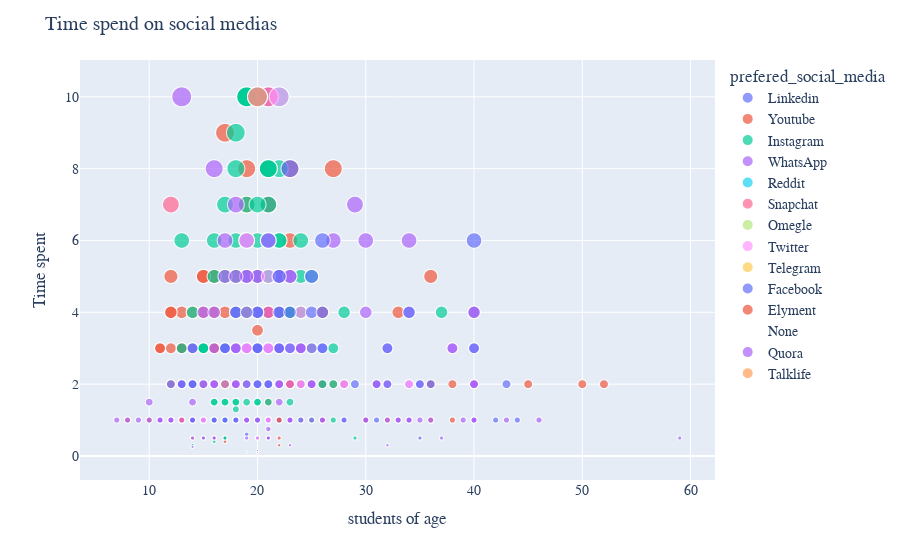

The cell this chart's notebook holds for it:
### Markdown cell above
### Time spend on social media by students:

### Code cell
fig = px.scatter(survey_df, x = 'age', y = 'time_social_media', size = 'time_social_media', color='prefered_social_media')
fig.update_layout(title = 'Time spend on social medias',
                 xaxis_title = 'students of age',
                 yaxis_title = 'Time spent',
                 font = dict(family = 'Droid Serif', size = 14))
fig.show()

### Figure 1 — Plotly figure (JSON) as saved in the notebook; plotly's stock layout.template omitted (floating-point values rounded to 4 significant figures; data arrays with more than 128 entries replaced by an {"elided": "..."} marker saying what was removed)
{"data": [{"hovertemplate": "prefered_social_media=Linkedin<br>age=%{x}<br>time_social_media=%{marker.size}<extra></extra>", "legendgroup": "Linkedin", "marker": {"color": "#636efa", "size": [3, 2, 2, 1, 5, 2, 2, 2, 1, 1, 7, 0.15, 1, 2, 1, 2, 4, 4, 2, 2, 1, 2, 0.5, 3, 0.6, 2, 1, 3, 2, 4, 2, 1, 1, 2, 1, 2, 4, 1, 2, 1, 0, 2, 1, 1, 3, 1, 1, 1, 1, 1, 2, 2, 4, 2, 3, 6, 2, 2, 3, 2, 3], "sizemode": "area", "sizeref": 0.025, "symbol": "circle"}, "mode": "markers", "name": "Linkedin", "showlegend": true, "type": "scattergl", "x": [21, 20, 20, 21, 20, 31, 22, 22, 18, 21, 21, 20, 23, 18, 20, 20, 20, 23, 22, 20, 34, 20, 21, 18, 19, 22, 20, 23, 23, 20, 22, 19, 20, 21, 20, 25, 21, 21, 24, 21, 20, 21, 23, 19, 23, 22, 22, 21, 24, 21, 20, 31, 24, 21, 26, 40, 23, 26, 23, 29, 22], "xaxis": "x", "y": [3, 2, 2, 1, 5, 2, 2, 2, 1, 1, 7, 0.15, 1, 2, 1, 2, 4, 4, 2, 2, 1, 2, 0.5, 3, 0.6, 2, 1, 3, 2, 4, 2, 1, 1, 2, 1, 2, 4, 1, 2, 1, 0, 2, 1, 1, 3, 1, 1, 1, 1, 1, 2, 2, 4, 2, 3, 6, 2, 2, 3, 2, 3], "yaxis": "y"}, {"hovertemplate": "prefered_social_media=Youtube<br>age=%{x}<br>time_social_media=%{marker.size}<extra></extra>", "legendgroup": "Youtube", "marker": {"color": "#EF553B", "size": {"elided": "314 float values"}, "sizemode": "area", "sizeref": 0.025, "symbol": "circle"}, "mode": "markers", "name": "Youtube", "showlegend": true, "type": "scattergl", "x": {"elided": "314 int values"}, "xaxis": "x", "y": {"elided": "314 float values"}, "yaxis": "y"}, {"hovertemplate": "prefered_social_media=Instagram<br>age=%{x}<br>time_social_media=%{marker.size}<extra></extra>", "legendgroup": "Instagram", "marker": {"color": "#00cc96", "size": {"elided": "352 float values"}, "sizemode": "area", "sizeref": 0.025, "symbol": "circle"}, "mode": "markers", "name": "Instagram", "showlegend": true, "type": "scattergl", "x": {"elided": "352 int values"}, "xaxis": "x", "y": {"elided": "352 float values"}, "yaxis": "y"}, {"hovertemplate": "prefered_social_media=WhatsApp<br>age=%{x}<br>time_social_media=%{marker.size}<extra></extra>", "legendgroup": "WhatsApp", "marker": {"color": "#ab63fa", "size": {"elided": "337 float values"}, "sizemode": "area", "sizeref": 0.025, "symbol": "circle"}, "mode": "markers", "name": "WhatsApp", "showlegend": true, "type": "scattergl", "x": {"elided": "337 int values"}, "xaxis": "x", "y": {"elided": "337 float values"}, "yaxis": "y"}, {"hovertemplate": "prefered_social_media=Reddit<br>age=%{x}<br>time_social_media=%{marker.size}<extra></extra>", "legendgroup": "Reddit", "marker": {"color": "#19d3f3", "size": [2, 2, 2, 1, 1], "sizemode": "area", "sizeref": 0.025, "symbol": "circle"}, "mode": "markers", "name": "Reddit", "showlegend": true, "type": "scattergl", "x": [20, 20, 17, 20, 17], "xaxis": "x", "y": [2, 2, 2, 1, 1], "yaxis": "y"}, {"hovertemplate": "prefered_social_media=Snapchat<br>age=%{x}<br>time_social_media=%{marker.size}<extra></extra>", "legendgroup": "Snapchat", "marker": {"color": "#FF6692", "size": [2, 2, 2, 10, 1, 4, 2, 7], "sizemode": "area", "sizeref": 0.025, "symbol": "circle"}, "mode": "markers", "name": "Snapchat", "showlegend": true, "type": "scattergl", "x": [23, 19, 20, 21, 13, 21, 17, 12], "xaxis": "x", "y": [2, 2, 2, 10, 1, 4, 2, 7], "yaxis": "y"}, {"hovertemplate": "prefered_social_media=Omegle<br>age=%{x}<br>time_social_media=%{marker.size}<extra></extra>", "legendgroup": "Omegle", "marker": {"color": "#B6E880", "size": [2], "sizemode": "area", "sizeref": 0.025, "symbol": "circle"}, "mode": "markers", "name": "Omegle", "showlegend": true, "type": "scattergl", "x": [21], "xaxis": "x", "y": [2], "yaxis": "y"}, {"hovertemplate": "prefered_social_media=Twitter<br>age=%{x}<br>time_social_media=%{marker.size}<extra></extra>", "legendgroup": "Twitter", "marker": {"color": "#FF97FF", "size": [2, 2, 10, 2, 4, 5, 1, 2, 2, 2, 2, 4, 2, 6, 3, 10, 6, 1, 3, 1, 3, 2, 1, 0.5, 1, 1, 4, 1], "sizemode": "area", "sizeref": 0.025, "symbol": "circle"}, "mode": "markers", "name": "Twitter", "showlegend": true, "type": "scattergl", "x": [21, 21, 22, 19, 19, 21, 15, 32, 34, 28, 20, 20, 20, 21, 19, 20, 19, 18, 21, 21, 23, 24, 22, 20, 18, 22, 24, 20], "xaxis": "x", "y": [2, 2, 10, 2, 4, 5, 1, 2, 2, 2, 2, 4, 2, 6, 3, 10, 6, 1, 3, 1, 3, 2, 1, 0.5, 1, 1, 4, 1], "yaxis": "y"}, {"hovertemplate": "prefered_social_media=Telegram<br>age=%{x}<br>time_social_media=%{marker.size}<extra></extra>", "legendgroup": "Telegram", "marker": {"color": "#FECB52", "size": [4, 0, 0], "sizemode": "area", "sizeref": 0.025, "symbol": "circle"}, "mode": "markers", "name": "Telegram", "showlegend": true, "type": "scattergl", "x": [19, 22, 16], "xaxis": "x", "y": [4, 0, 0], "yaxis": "y"}, {"hovertemplate": "prefered_social_media=Facebook<br>age=%{x}<br>time_social_media=%{marker.size}<extra></extra>", "legendgroup": "Facebook", "marker": {"color": "#636efa", "size": [10, 2, 1, 4, 6, 3, 2, 4, 6, 2, 2, 1, 1, 2, 1, 3, 2, 1, 3, 0.5, 1, 4, 4, 2, 2, 4, 1, 2, 1, 2, 3, 1, 1, 4, 1, 1, 3, 4, 2, 3, 2, 5, 3, 3, 8, 1, 4, 4, 3, 5, 3, 1], "sizemode": "area", "sizeref": 0.025, "symbol": "circle"}, "mode": "markers", "name": "Facebook", "showlegend": true, "type": "scattergl", "x": [20, 20, 22, 25, 21, 32, 21, 18, 26, 19, 43, 31, 42, 14, 17, 17, 32, 18, 14, 35, 16, 20, 22, 20, 21, 26, 44, 13, 20, 36, 17, 14, 17, 34, 28, 18, 20, 20, 35, 23, 14, 22, 40, 22, 23, 20, 23, 19, 26, 25, 20, 16], "xaxis": "x", "y": [10, 2, 1, 4, 6, 3, 2, 4, 6, 2, 2, 1, 1, 2, 1, 3, 2, 1, 3, 0.5, 1, 4, 4, 2, 2, 4, 1, 2, 1, 2, 3, 1, 1, 4, 1, 1, 3, 4, 2, 3, 2, 5, 3, 3, 8, 1, 4, 4, 3, 5, 3, 1], "yaxis": "y"}, {"hovertemplate": "prefered_social_media=Elyment<br>age=%{x}<br>time_social_media=%{marker.size}<extra></extra>", "legendgroup": "Elyment", "marker": {"color": "#EF553B", "size": [1], "sizemode": "area", "sizeref": 0.025, "symbol": "circle"}, "mode": "markers", "name": "Elyment", "showlegend": true, "type": "scattergl", "x": [22], "xaxis": "x", "y": [1], "yaxis": "y"}, {"hovertemplate": "prefered_social_media=None<br>age=%{x}<br>time_social_media=%{marker.size}<extra></extra>", "legendgroup": "None", "marker": {"color": "#00cc96", "size": [0], "sizemode": "area", "sizeref": 0.025, "symbol": "circle"}, "mode": "markers", "name": "None", "showlegend": true, "type": "scattergl", "x": [14], "xaxis": "x", "y": [0], "yaxis": "y"}, {"hovertemplate": "prefered_social_media=Quora<br>age=%{x}<br>time_social_media=%{marker.size}<extra></extra>", "legendgroup": "Quora", "marker": {"color": "#ab63fa", "size": [1], "sizemode": "area", "sizeref": 0.025, "symbol": "circle"}, "mode": "markers", "name": "Quora", "showlegend": true, "type": "scattergl", "x": [20], "xaxis": "x", "y": [1], "yaxis": "y"}, {"hovertemplate": "prefered_social_media=Talklife<br>age=%{x}<br>time_social_media=%{marker.size}<extra></extra>", "legendgroup": "Talklife", "marker": {"color": "#FFA15A", "size": [10], "sizemode": "area", "sizeref": 0.025, "symbol": "circle"}, "mode": "markers", "name": "Talklife", "showlegend": true, "type": "scattergl", "x": [20], "xaxis": "x", "y": [10], "yaxis": "y"}], "layout": {"font": {"family": "Droid Serif", "size": 14}, "legend": {"itemsizing": "constant", "title": {"text": "prefered_social_media"}, "tracegroupgap": 0}, "margin": {"t": 60}, "title": {"text": "Time spend on social medias"}, "xaxis": {"anchor": "y", "domain": [0, 1], "title": {"text": "students of age"}}, "yaxis": {"anchor": "x", "domain": [0, 1], "title": {"text": "Time spent"}}}}
